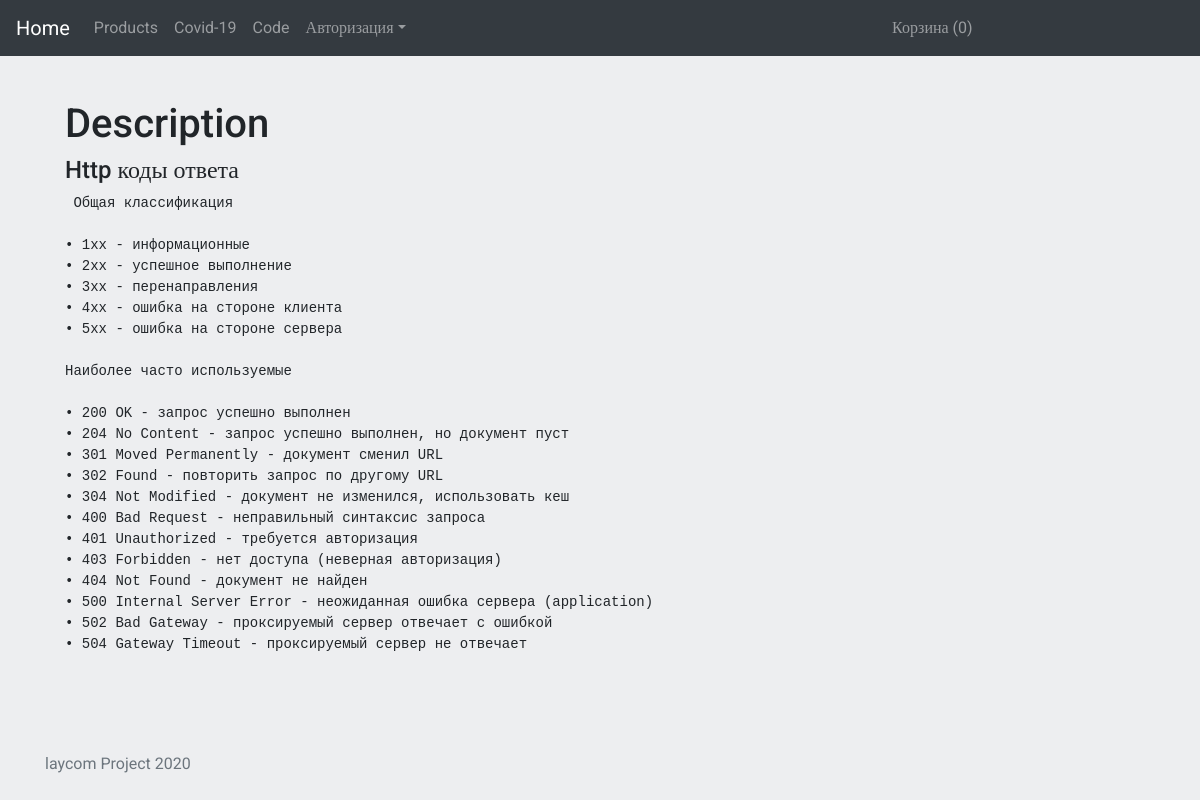
/blog/responsecode/, run on the app's committed database.
### blogs/models.py (models this page shows, shortened)
class Blog(models.Model):
    title = models.CharField(max_length=200)
    blog_text = models.TextField()
    pub_date = models.DateTimeField()
    user = models.ForeignKey(User, on_delete=models.CASCADE)
    tags = models.ManyToManyField(Tag)

### blogs/views.py (the view)
# urls.py: path('responsecode/', views.show_description, name='responsecode'),
def show_description(request):
    blog = Blog.objects.all()
    content = {
        'blog': blog,
    }
    return render(request, 'blogs/description.html', content)

### orders/context_processors.py (called while the page is built)
def getting_basket_info(request):
    session_key = request.session.session_key
    if not session_key:
        request.session.cycle_key()
    products_in_basket = ProductInBasket.objects.filter(session_key=session_key, is_active=True)
    products_total_number = products_in_basket.count()
    return locals()

### blogs/templates/blogs/description.html
{% extends 'base_shop.html' %}
{% block content %}
    <div class="main-content container">
        <h1> Description </h1>
        {% for item in blog %}
        <h4> {{ item.title }} </h4>
        <pre> {{ item.blog_text }} </pre>
        {% endfor %}
    </div>
{% endblock %}

### static/style.css (style rules this page uses)
html, body { height: 100%; width: 100%; font-family: 'Roboto', 'sans-serif'; background-color: #edeef0; overflow-x: hidden; }

### blogs/static/blogs/style_blog.css (style rules this page uses)
body { margin: 0; padding: 0; }
.main-content { margin-top: 100px; margin-left: 50px; }

### data on the page
Blog: title "Http коды ответа", blog_text "Общая классификация • 1xx - информационные • 2xx - успешное выполнение • 3xx - перенаправления • 4xx - ошибка на стороне клиента • 5xx - ошибка на стороне сервера Наиболее часто используемые • 200 OK - запрос успешно выполнен • 204 No Content - запрос успешно выполнен, но документ пуст • 301 Moved Permanently - документ сменил URL • 302 Found - повторить запрос по другому URL • 304 Not Modified - документ не изменился, использовать кеш • 400 Bad Request - неправильный синтаксис запроса • 401 Unauthorized - требуется авторизация • 403 Forbidden - нет доступа (неверная авторизация) • 404 Not Found - документ не найден • 500 Internal Server Error - неожиданная ошибка сервера (application) •…"
